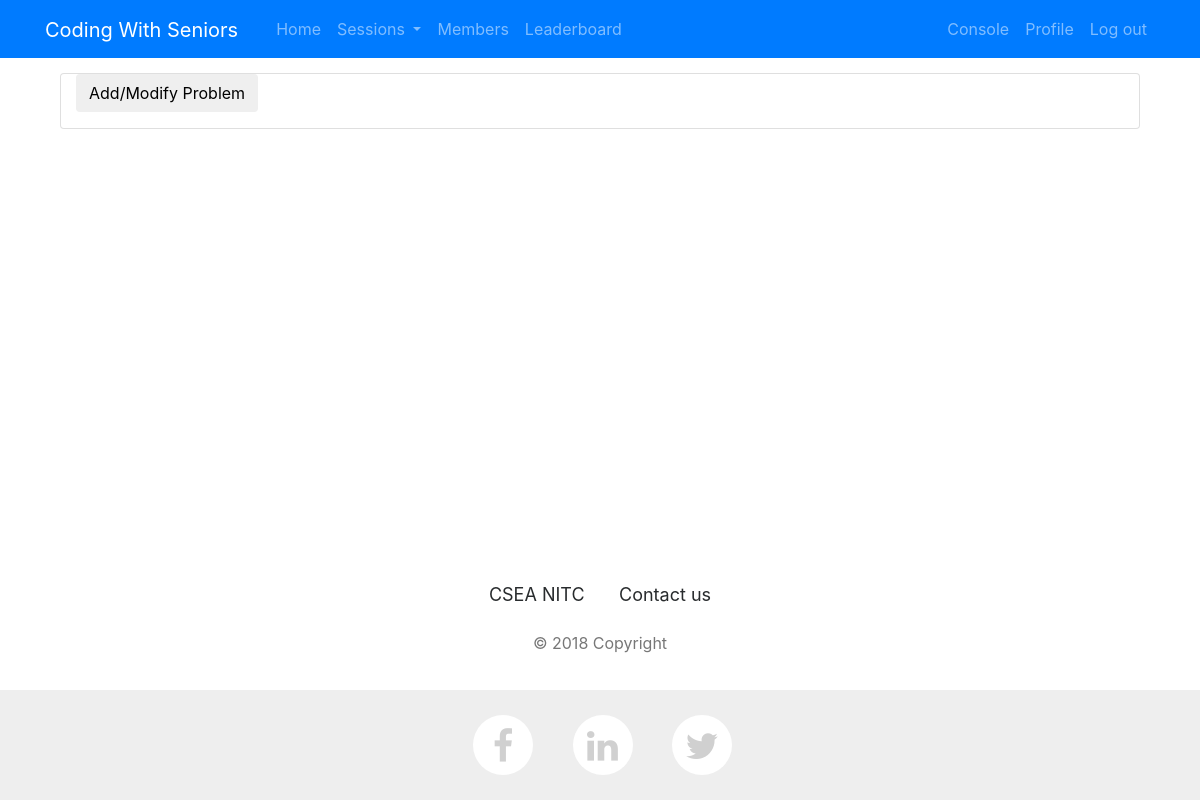
The app's page /console/edit/problem/KQUEEN (signed in), older data.
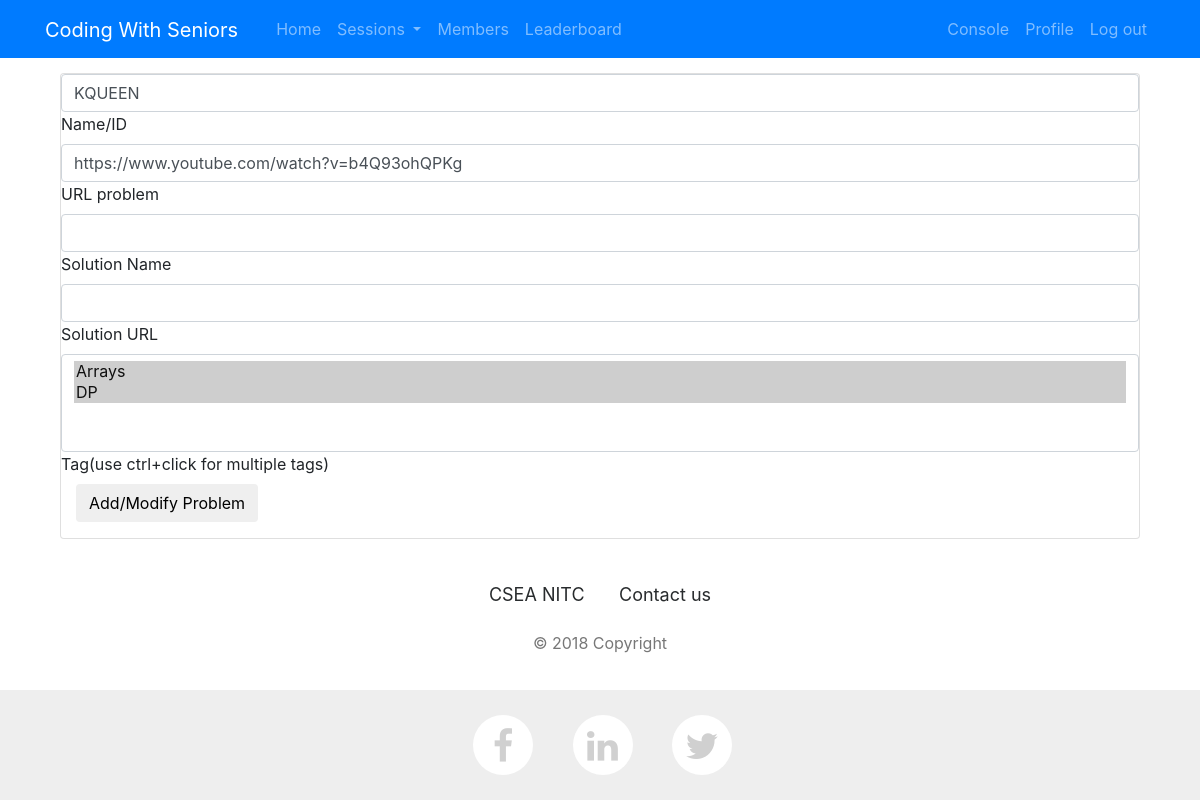
The same page, newer data.
### events/models.py (models this page shows, shortened)
class Problem(models.Model):
    name=models.CharField(max_length=255, blank=False, null=True,unique=True)
    url_problem=models.URLField(blank=False, null=True)
    solution=models.CharField(max_length=255, blank=True, null=True)
    url_solution=models.URLField(blank=True, null=True)
    session=models.ForeignKey(Session,on_delete=models.CASCADE)
    tags=models.ManyToManyField(Tags,blank=True)

### console/views.py (the view)
# urls.py: path('edit/problem/<str:problem_name>',views.edit_problem,name="edit_problem"),
@staff_member_required
@sensitive_post_parameters()
@csrf_protect
@require_http_methods(["GET", "POST"])
def edit_problem(request: HttpRequest,problem_name:str):
    try:
        add = False
        problem=Problem.objects.get(name=problem_name)
        if request.method == "POST":
            problem_form=AddProblemForm(request.POST, instance=problem)
            response = add_problem(request, problem_form,False,problem.session)
            if response is not None:
                return response
        else:
            problem_form = AddProblemForm(instance=problem)
    except:
        messages.add_message(request, messages.ERROR, 'Error Contact Admin')
    return render(request,'console/add_problem.html',locals())

### console/forms.py
class AddProblemForm(forms.ModelForm):
    class Meta:
        model = Problem
        fields = ['name', 'url_problem', 'solution','url_solution','tags']
    def __init__(self, *args, **kwargs):
        super(AddProblemForm, self).__init__(*args, **kwargs)
        self.fields['name'].label = "Name/ID"
        self.fields['name'].widget.attrs.update({
            'class': 'form-control validate',
        })
        self.fields['url_problem'].label = 'URL problem'
        self.fields['url_problem'].widget.attrs.update({
            'class': 'form-control validate date-input',
        })
        self.fields['solution'].label = 'Solution Name'
        self.fields['solution'].widget.attrs.update({
            'class': 'form-control validate date-input',
        })
        self.fields['url_solution'].label = 'Solution URL'
        self.fields['url_solution'].widget.attrs.update({
            'class': 'form-control validate date-input',
        })
        self.fields['tags'].label = 'Tag(use ctrl+click for multiple tags)'
        self.fields['tags'].widget.attrs.update({
            'class': 'form-control validate',
        })

### console/templates/console/add_problem.html (shortened to what this page needs)
{% extends "layout.html" %}
{% load staticfiles %}
{% block body %}
    <div class="container">
    <div class="row">
        <div class="col">
            <div class="card card-block">
                <form method="post" action="" id="form-login">
                    <fieldset>
                        {% for field in problem_form %}
                            <div class="md-form {% if field.errors %}has-error{% endif %}">
                                {{ field }}
                                <label for="id_{{ field.name }}">{{ field.label }}</label>
                            </div>
                        {% endfor %}
                        <div class="form-group">
                            <div class="col-md-10 col-md-offset-2">
                                <button class="btn btn-default" type="submit" name="add_event">Add/Modify Problem</button>
                            </div>
                        </div>
                    </fieldset>
                </form>
            </div>
        </div>
    </div>
    </div>
{% endblock %}

Row changes from the older to the newer data that the page shows:
added Problem: problem_form "KQUEEN" "https://www.youtube.com/watch?v=b4Q93ohQPKg"
Text that changed along with them:
new list line: "Name/ID"
new list line: "URL problem"
new list line: "Solution Name"
new list line: "Solution URL"
new list line: "Arrays ☑ / DP ☑ Tag(use ctrl+click for multiple tags)"
